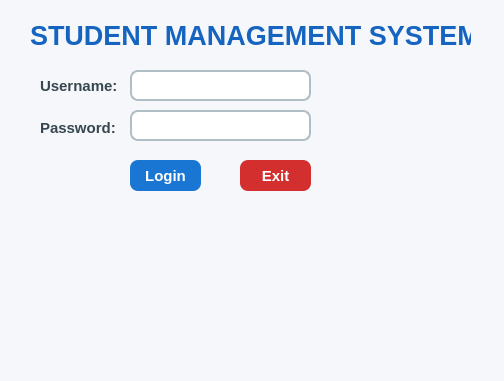
<?xml version="1.0" encoding="UTF-8"?>
<ui version="4.0">
 <class>Login</class>
 <widget class="QWidget" name="Login">
  <property name="geometry">
   <rect>
    <x>0</x>
    <y>0</y>
    <width>504</width>
    <height>381</height>
   </rect>
  </property>
  <property name="windowTitle">
   <string>Form</string>
  </property>
  <property name="styleSheet">
   <string notr="true">QWidget
{
    background-color:#F5F7FA;
}</string>
  </property>
  <widget class="QLabel" name="label">
   <property name="geometry">
    <rect>
     <x>30</x>
     <y>20</y>
     <width>441</width>
     <height>31</height>
    </rect>
   </property>
   <property name="font">
    <font>
     <pointsize>20</pointsize>
     <bold>true</bold>
    </font>
   </property>
   <property name="styleSheet">
    <string notr="true">QLabel
{
    color:#1565C0;
}
</string>
   </property>
   <property name="text">
    <string>STUDENT MANAGEMENT SYSTEM</string>
   </property>
  </widget>
  <widget class="QLabel" name="label_2">
   <property name="geometry">
    <rect>
     <x>40</x>
     <y>70</y>
     <width>81</width>
     <height>31</height>
    </rect>
   </property>
   <property name="font">
    <font>
     <pointsize>11</pointsize>
     <bold>true</bold>
    </font>
   </property>
   <property name="styleSheet">
    <string notr="true">QLabel
{
    color:#37474F;
}
</string>
   </property>
   <property name="text">
    <string>Username:</string>
   </property>
  </widget>
  <widget class="QLineEdit" name="txtUsername">
   <property name="geometry">
    <rect>
     <x>130</x>
     <y>70</y>
     <width>181</width>
     <height>31</height>
    </rect>
   </property>
   <property name="styleSheet">
    <string notr="true">QLineEdit
{
    border:2px solid #B0BEC5;
    border-radius:8px;
    padding:5px;
    background:white;
    color:black;
    font-size:11pt;
}

QLineEdit:focus
{
    border:2px solid #1976D2;
}
</string>
   </property>
  </widget>
  <widget class="QLabel" name="label_3">
   <property name="geometry">
    <rect>
     <x>40</x>
     <y>120</y>
     <width>91</width>
     <height>16</height>
    </rect>
   </property>
   <property name="font">
    <font>
     <pointsize>11</pointsize>
     <bold>true</bold>
    </font>
   </property>
   <property name="styleSheet">
    <string notr="true">QLabel
{
    color:#37474F;
}
</string>
   </property>
   <property name="text">
    <string>Password:</string>
   </property>
  </widget>
  <widget class="QLineEdit" name="txtPassword">
   <property name="geometry">
    <rect>
     <x>130</x>
     <y>110</y>
     <width>181</width>
     <height>31</height>
    </rect>
   </property>
   <property name="styleSheet">
    <string notr="true">QLineEdit
{
    border:2px solid #B0BEC5;
    border-radius:8px;
    padding:5px;
    background:white;
    color:black;
    font-size:11pt;
}

QLineEdit:focus
{
    border:2px solid #1976D2;
}
</string>
   </property>
   <property name="echoMode">
    <enum>QLineEdit::EchoMode::Password</enum>
   </property>
  </widget>
  <widget class="QPushButton" name="btnLogin">
   <property name="geometry">
    <rect>
     <x>130</x>
     <y>160</y>
     <width>71</width>
     <height>31</height>
    </rect>
   </property>
   <property name="styleSheet">
    <string notr="true">QPushButton
{
    background-color:#1976D2;
    color:white;
    border:none;
    border-radius:8px;
    font-size:11pt;
    font-weight:bold;
    padding:6px;
}

QPushButton:hover
{
    background-color:#1565C0;
}

QPushButton:pressed
{
    background-color:#0D47A1;
}</string>
   </property>
   <property name="text">
    <string>Login</string>
   </property>
  </widget>
  <widget class="QPushButton" name="btnExit">
   <property name="geometry">
    <rect>
     <x>240</x>
     <y>160</y>
     <width>71</width>
     <height>31</height>
    </rect>
   </property>
   <property name="styleSheet">
    <string notr="true">QPushButton
{
    background-color:#D32F2F;
    color:white;
    border:none;
    border-radius:8px;
    font-size:11pt;
    font-weight:bold;
    padding:6px;
}

QPushButton:hover
{
    background-color:#C62828;
}

QPushButton:pressed
{
    background-color:#B71C1C;
}</string>
   </property>
   <property name="text">
    <string>Exit</string>
   </property>
  </widget>
 </widget>
 <resources/>
 <connections/>
</ui>
